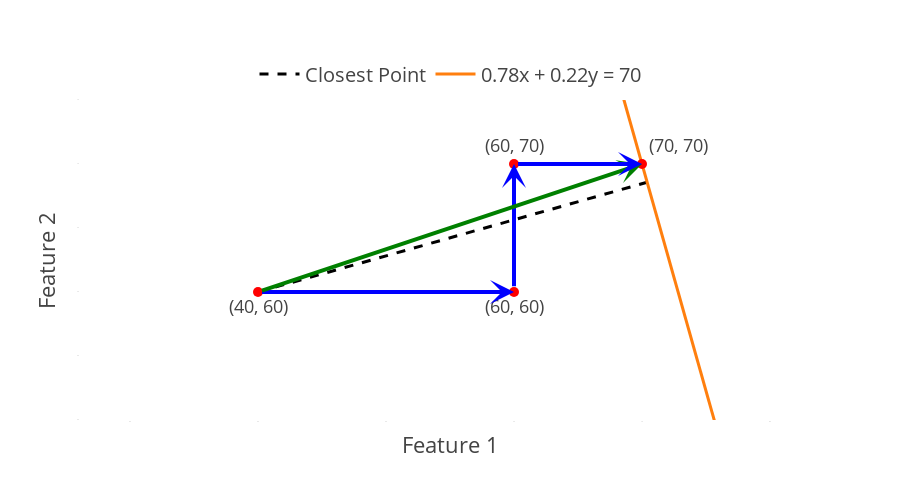

Notebook code cell kept with this figure:
### Code cell
import plotly.graph_objects as go
import numpy as np

# Define the elements for the plot
x0 = np.array([40, 60])  # Point x_0
line_slope = 0.78 / 0.22  # Slope of the line 0.78x + 0.22y = 70

# Define x and y values for the line
x_vals = np.linspace(0, 100, 100)
y_vals = (70 - 0.78 * x_vals) / 0.22

# Calculate closest point to x_0 on the line
A = np.array([0.78, 0.22])
b = 70
closest_point = x0 + (b - np.dot(A, x0)) * A / np.dot(A, A)

# Define points for the arrows
p_1 = np.array([60, 60])
p_2 = np.array([60, 70])
p_3 = np.array([70, 70])

# Create the plot
fig = go.Figure()

# Add the closest point on the line (dashed line from x_0 to the closest point)
fig.add_trace(go.Scatter(
    x=[x0[0], closest_point[0]],
    y=[x0[1], closest_point[1]],
    mode='lines',
    line=dict(dash='dash', color='black'),
    name='Closest Point'
))

# Add the line 0.78x + 0.22y = 70
fig.add_trace(go.Scatter(x=x_vals, y=y_vals, mode='lines', name='0.78x + 0.22y = 70'))

fig.add_annotation(
    x=p_1[0], y=p_1[1],
    ax=x0[0], ay=x0[1],
    xref="x", yref="y", axref="x", ayref="y",
    showarrow=True, arrowhead=3, arrowsize=1, arrowwidth=4,
    arrowcolor="blue"
)

fig.add_annotation(
    x=p_2[0], y=70,
    ax=p_1[0], ay=59.4,
    xref="x", yref="y", axref="x", ayref="y",
    showarrow=True, arrowhead=3, arrowsize=1, arrowwidth=4,
    arrowcolor="blue"
)

fig.add_annotation(
    x=p_3[0], y=p_3[1],
    ax=x0[0], ay=x0[1],
    xref="x", yref="y", axref="x", ayref="y",
    showarrow=True, arrowhead=3, arrowsize=1, arrowwidth=4,
    arrowcolor="green"
)

fig.add_annotation(
    x=p_3[0], y=p_3[1],
    ax=p_2[0], ay=p_2[1],
    xref="x", yref="y", axref="x", ayref="y",
    showarrow=True, arrowhead=3, arrowsize=1, arrowwidth=4,
    arrowcolor="blue"
)

fig.add_trace(go.Scatter(
    x=[70], y=[70], mode='markers+text', text=["(70, 70)"], textposition="top right",
    marker=dict(symbol="circle", color='red', size=10), showlegend=False
))

fig.add_trace(go.Scatter(
    x=[60], y=[70], mode='markers+text', text=["(60, 70)"], textposition="top center",
    marker=dict(symbol="circle", color='red', size=10), showlegend=False
))

fig.add_trace(go.Scatter(
    x=[60], y=[60], mode='markers+text', text=["(60, 60)"], textposition="bottom center",
    marker=dict(symbol="circle", color='red', size=10), showlegend=False
))

fig.add_trace(go.Scatter(
    x=[40], y=[60], mode='markers+text', text=["(40, 60)"], textposition="bottom center",
    marker=dict(symbol="circle", color='red', size=10), showlegend=False
))

# Set plot layout
fig.update_layout(
    xaxis_title="Feature 1",
    yaxis_title="Feature 2",
    xaxis=dict(range=[40, 70], scaleanchor="y", scaleratio=1, tickfont=dict(size=1), showgrid=False),
    yaxis=dict(range=[50, 75], tickfont=dict(size=1), showgrid=False),
    showlegend=True,
    width=900,
    height=500,
    template='presentation',
    legend=dict(
        orientation="h",  # Horizontal layout
        yanchor="bottom",  # Align to the bottom of the plot area
        y=1.02,  # Move above the plot
        xanchor="center",  # Center the legend horizontally
        x=0.5,  # Position it in the middle
        itemsizing='trace',  # Ensure legend markers are not scaled
        font=dict(size=20),  # Increase the legend font size
        itemwidth=40,  # Increase the item width to make the squares larger

    )
)

# Show plot
fig.show()

### Figure 1 — Plotly figure (JSON) as saved in the notebook; plotly's stock layout.template omitted (floating-point values rounded to 4 significant figures)
{"data": [{"line": {"color": "black", "dash": "dash"}, "mode": "lines", "name": "Closest Point", "type": "scatter", "x": [40, 70.4], "y": [60, 68.57]}, {"mode": "lines", "name": "0.78x + 0.22y = 70", "type": "scatter", "x": [0, 1.01, 2.02, 3.03, 4.04, 5.051, 6.061, 7.071, 8.081, 9.091, 10.1, 11.11, 12.12, 13.13, 14.14, 15.15, 16.16, 17.17, 18.18, 19.19, 20.2, 21.21, 22.22, 23.23, 24.24, 25.25, 26.26, 27.27, 28.28, 29.29, 30.3, 31.31, 32.32, 33.33, 34.34, 35.35, 36.36, 37.37, 38.38, 39.39, 40.4, 41.41, 42.42, 43.43, 44.44, 45.45, 46.46, 47.47, 48.48, 49.49, 50.51, 51.52, 52.53, 53.54, 54.55, 55.56, 56.57, 57.58, 58.59, 59.6, 60.61, 61.62, 62.63, 63.64, 64.65, 65.66, 66.67, 67.68, 68.69, 69.7, 70.71, 71.72, 72.73, 73.74, 74.75, 75.76, 76.77, 77.78, 78.79, 79.8, 80.81, 81.82, 82.83, 83.84, 84.85, 85.86, 86.87, 87.88, 88.89, 89.9, 90.91, 91.92, 92.93, 93.94, 94.95, 95.96, 96.97, 97.98, 98.99, 100], "y": [318.2, 314.6, 311.0, 307.4, 303.9, 300.3, 296.7, 293.1, 289.5, 286.0, 282.4, 278.8, 275.2, 271.6, 268.0, 264.5, 260.9, 257.3, 253.7, 250.1, 246.6, 243.0, 239.4, 235.8, 232.2, 228.7, 225.1, 221.5, 217.9, 214.3, 210.7, 207.2, 203.6, 200, 196.4, 192.8, 189.3, 185.7, 182.1, 178.5, 174.9, 171.3, 167.8, 164.2, 160.6, 157.0, 153.4, 149.9, 146.3, 142.7, 139.1, 135.5, 132.0, 128.4, 124.8, 121.2, 117.6, 114.0, 110.5, 106.9, 103.3, 99.72, 96.14, 92.56, 88.98, 85.4, 81.82, 78.24, 74.66, 71.07, 67.49, 63.91, 60.33, 56.75, 53.17, 49.59, 46.01, 42.42, 38.84, 35.26, 31.68, 28.1, 24.52, 20.94, 17.36, 13.77, 10.19, 6.612, 3.03, -0.551, -4.132, -7.713, -11.29, -14.88, -18.46, -22.04, -25.62, -29.2, -32.78, -36.36]}, {"marker": {"color": "red", "size": 10, "symbol": "circle"}, "mode": "markers+text", "showlegend": false, "text": ["(70, 70)"], "textposition": "top right", "type": "scatter", "x": [70], "y": [70]}, {"marker": {"color": "red", "size": 10, "symbol": "circle"}, "mode": "markers+text", "showlegend": false, "text": ["(60, 70)"], "textposition": "top center", "type": "scatter", "x": [60], "y": [70]}, {"marker": {"color": "red", "size": 10, "symbol": "circle"}, "mode": "markers+text", "showlegend": false, "text": ["(60, 60)"], "textposition": "bottom center", "type": "scatter", "x": [60], "y": [60]}, {"marker": {"color": "red", "size": 10, "symbol": "circle"}, "mode": "markers+text", "showlegend": false, "text": ["(40, 60)"], "textposition": "bottom center", "type": "scatter", "x": [40], "y": [60]}], "layout": {"annotations": [{"arrowcolor": "blue", "arrowhead": 3, "arrowsize": 1, "arrowwidth": 4, "ax": 40, "axref": "x", "ay": 60, "ayref": "y", "showarrow": true, "x": 60, "xref": "x", "y": 60, "yref": "y"}, {"arrowcolor": "blue", "arrowhead": 3, "arrowsize": 1, "arrowwidth": 4, "ax": 60, "axref": "x", "ay": 59.4, "ayref": "y", "showarrow": true, "x": 60, "xref": "x", "y": 70, "yref": "y"}, {"arrowcolor": "green", "arrowhead": 3, "arrowsize": 1, "arrowwidth": 4, "ax": 40, "axref": "x", "ay": 60, "ayref": "y", "showarrow": true, "x": 70, "xref": "x", "y": 70, "yref": "y"}, {"arrowcolor": "blue", "arrowhead": 3, "arrowsize": 1, "arrowwidth": 4, "ax": 60, "axref": "x", "ay": 70, "ayref": "y", "showarrow": true, "x": 70, "xref": "x", "y": 70, "yref": "y"}], "height": 500, "legend": {"font": {"size": 20}, "itemsizing": "trace", "itemwidth": 40, "orientation": "h", "x": 0.5, "xanchor": "center", "y": 1.02, "yanchor": "bottom"}, "showlegend": true, "width": 900, "xaxis": {"range": [40, 70], "scaleanchor": "y", "scaleratio": 1, "showgrid": false, "tickfont": {"size": 1}, "title": {"text": "Feature 1"}}, "yaxis": {"range": [50, 75], "showgrid": false, "tickfont": {"size": 1}, "title": {"text": "Feature 2"}}}}
